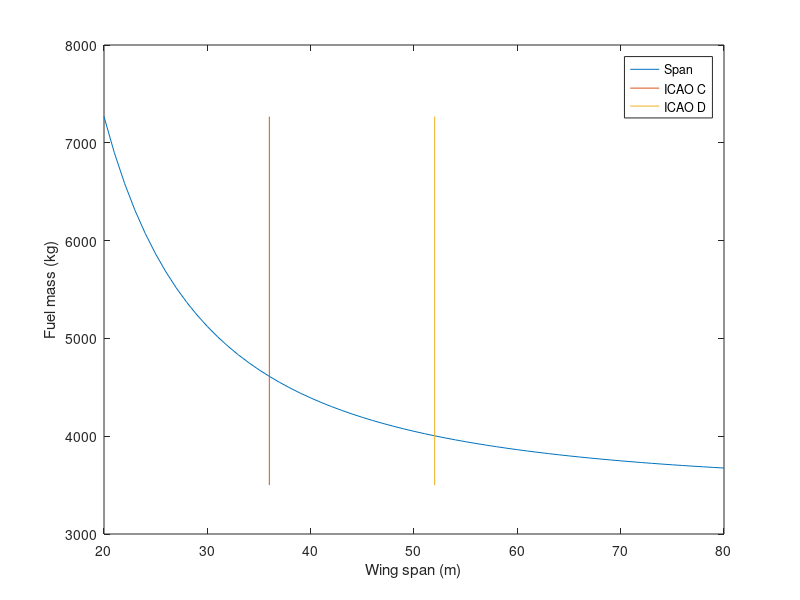

Write MATLAB code to recreate this figure.
%% Rearranged Breguet range fuel minimisation attempt
% In this code empty means MTOW - fuel
%   Tom Gilbert
% Need to check area and span
clear all; close all; clc;

%% Fixed constants
g = 9.81;

%% Airbus defined specificaiton
rng = 1000 * 1852;

%% Optimisation parameters
SFC = 1.686e-5;
V_D = 230;
SREF = 120;
TRW = 0.24;
TCW = 0.15; 
WSWEEP = 25;
span = [20:80];
density = 0.4671;

%% Simimalrity terms
ARW = span.^2./SREF;


%% Empty weight
% Payload weight
M_payload = 105 * 190;

% Fuselage mass - Jenkinson
L_F = 37.57; % http://www.fly-car.de/local/media/formulare/airbusindustries.pdf
D_F = 4; % http://www.modernairliners.com/airbus-a320-introduction/airbus-a320-specs/
M_fuselage = (0.039 * (L_F * 2 * D_F * V_D^0.5)^1.5) *1.08;

%% Iteration scheme
MTOM = 60995;
MTOM_old = 0;

while abs(MTOM - MTOM_old) > 0.0000001
    MTOM_old = MTOM;
    %% Wing group -  Howe - Pg 157 to 158
    C_1 = 0.009;

    M_wing = C_1 .* (ARW.^0.5 .* SREF .* sec((pi/180).*WSWEEP) .* ((1+2.*TRW)/(3+3.*TRW)) ...
        .* (MTOM./SREF) .* (1.65 .* 3.5).^0.3 .* (V_D/TCW).^0.5).^0.9;

    %% L/D stuff
    C_L = ((MTOM-0.5*3187)*9.81)./(0.5*density*V_D^2.*SREF);

    C_D_0 = 0.016; % Guesed from wiki page adbout drag coefficients (boeing 787 then minus estimated a320 induced drag)
    C_D_i = (C_L.^2)./(pi.*ARW);
    C_D = C_D_0 + C_D_i;
    %fprintf("L/D %f \n", C_L./C_D)
    %% Summation
    M_empty = M_payload + M_fuselage + M_wing + 25000;
    M_fuel = M_empty .* exp( (rng*g*SFC)./(V_D .* (C_L./C_D)) ) - M_empty;

    MTOM = M_empty + M_fuel;

end

%% Plotting
plot(span, M_fuel)
ylabel("Fuel mass (kg)")
xlabel("Wing span (m)")
hold on

%% Plot ICAO requirements
icaoCx = [36, 36];
icaoy = [3500, max(M_fuel)];
plot(icaoCx,icaoy)

icaoDx = [52, 52];
plot(icaoDx,icaoy)

legend("Span", "ICAO C", "ICAO D")

%% Read-outs
% fprintf("L/D %f \n", C_L./C_D)
% fprintf("Mass of fuel required %f kg \n", M_fuel)
% fprintf("MTOM %f kg \n", MTOM)

